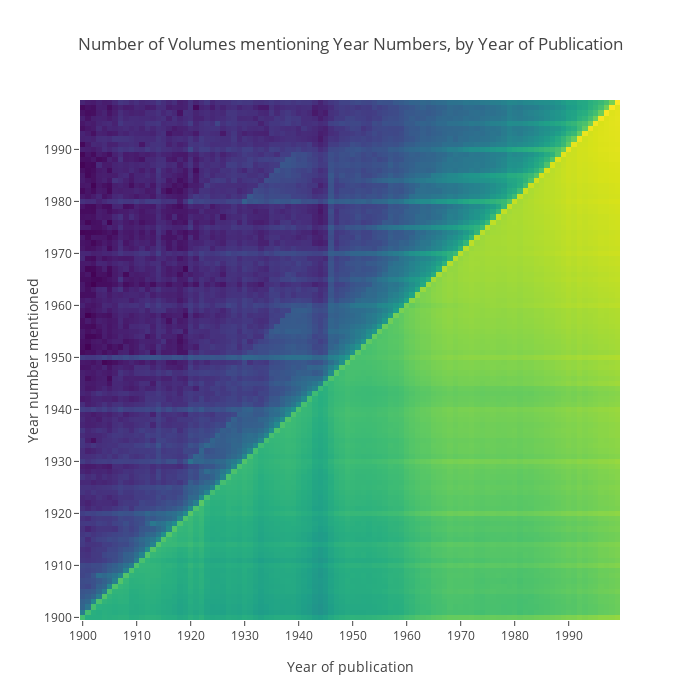

The notebook cell this image was saved under:
### Code cell
from plotly.offline import download_plotlyjs, init_notebook_mode, plot, iplot
import plotly.graph_objs as go
init_notebook_mode(connected=True)

iplot(
    go.Figure(
        data = [go.Heatmap(
                z=np.log(matrix), 
                text = matrix, hoverinfo = 'x+y+text',
                colorscale = 'Viridis', showscale=False,
                x=list(range(1900,1999)), y=list(range(1900,1999))
            )], 
        layout = go.Layout(
            autosize=False, width=700, height=700,
            title= "Number of Volumes mentioning Year Numbers, by Year of Publication", 
            xaxis = { "dtick": 10,  "title": "Year of publication" }, 
            yaxis = { "dtick": 10, "title": "Year number mentioned"}
        )
    )
)

### Figure 1 — Plotly figure (JSON) as saved in the notebook; plotly's stock layout.template omitted (floating-point values rounded to 4 significant figures; data arrays with more than 128 entries replaced by an {"elided": "..."} marker saying what was removed)
{"data": [{"colorscale": "Viridis", "hoverinfo": "x+y+text", "showscale": false, "text": {"elided": "100x100 int values"}, "type": "heatmap", "x": [1900, 1901, 1902, 1903, 1904, 1905, 1906, 1907, 1908, 1909, 1910, 1911, 1912, 1913, 1914, 1915, 1916, 1917, 1918, 1919, 1920, 1921, 1922, 1923, 1924, 1925, 1926, 1927, 1928, 1929, 1930, 1931, 1932, 1933, 1934, 1935, 1936, 1937, 1938, 1939, 1940, 1941, 1942, 1943, 1944, 1945, 1946, 1947, 1948, 1949, 1950, 1951, 1952, 1953, 1954, 1955, 1956, 1957, 1958, 1959, 1960, 1961, 1962, 1963, 1964, 1965, 1966, 1967, 1968, 1969, 1970, 1971, 1972, 1973, 1974, 1975, 1976, 1977, 1978, 1979, 1980, 1981, 1982, 1983, 1984, 1985, 1986, 1987, 1988, 1989, 1990, 1991, 1992, 1993, 1994, 1995, 1996, 1997, 1998], "y": [1900, 1901, 1902, 1903, 1904, 1905, 1906, 1907, 1908, 1909, 1910, 1911, 1912, 1913, 1914, 1915, 1916, 1917, 1918, 1919, 1920, 1921, 1922, 1923, 1924, 1925, 1926, 1927, 1928, 1929, 1930, 1931, 1932, 1933, 1934, 1935, 1936, 1937, 1938, 1939, 1940, 1941, 1942, 1943, 1944, 1945, 1946, 1947, 1948, 1949, 1950, 1951, 1952, 1953, 1954, 1955, 1956, 1957, 1958, 1959, 1960, 1961, 1962, 1963, 1964, 1965, 1966, 1967, 1968, 1969, 1970, 1971, 1972, 1973, 1974, 1975, 1976, 1977, 1978, 1979, 1980, 1981, 1982, 1983, 1984, 1985, 1986, 1987, 1988, 1989, 1990, 1991, 1992, 1993, 1994, 1995, 1996, 1997, 1998], "z": {"elided": "100x100 float values"}}], "layout": {"autosize": false, "height": 700, "title": "Number of Volumes mentioning Year Numbers, by Year of Publication", "width": 700, "xaxis": {"dtick": 10, "title": "Year of publication"}, "yaxis": {"dtick": 10, "title": "Year number mentioned"}}}
